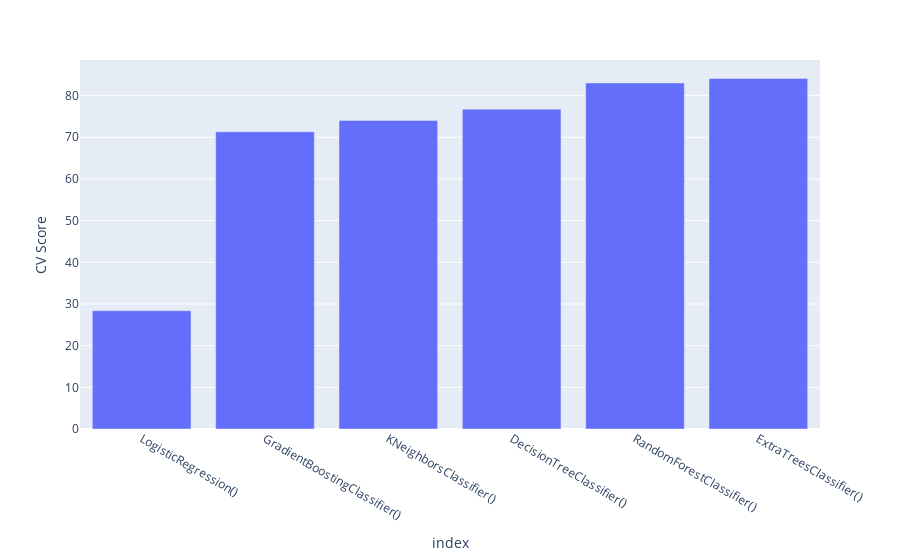

Here is the notebook cell this chart was saved with:
### Code cell
px.bar(model_results_pca.sort_values(by=['CV Score'], axis=1).T, y="CV Score")

### Figure 1 — Plotly figure (JSON) as saved in the notebook; plotly's stock layout.template omitted (floating-point values rounded to 4 significant figures)
{"data": [{"alignmentgroup": "True", "hovertemplate": "index=%{x}<br>CV Score=%{y}<extra></extra>", "legendgroup": "", "marker": {"color": "#636efa"}, "name": "", "offsetgroup": "", "orientation": "v", "showlegend": false, "textposition": "auto", "type": "bar", "x": ["LogisticRegression()", "GradientBoostingClassifier()", "KNeighborsClassifier()", "DecisionTreeClassifier()", "RandomForestClassifier()", "ExtraTreesClassifier()"], "xaxis": "x", "y": [28.38, 71.33, 74.05, 76.74, 83.05, 84.12], "yaxis": "y"}], "layout": {"barmode": "relative", "legend": {"tracegroupgap": 0}, "margin": {"t": 60}, "xaxis": {"anchor": "y", "domain": [0, 1], "title": {"text": "index"}}, "yaxis": {"anchor": "x", "domain": [0, 1], "title": {"text": "CV Score"}}}}
